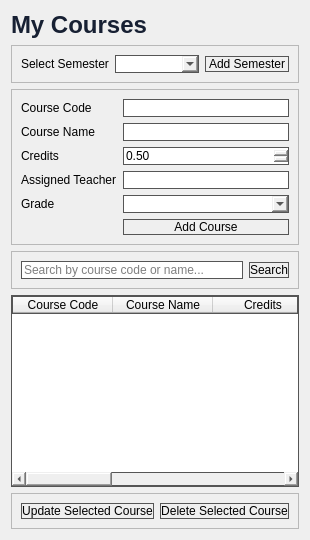
             <widget class="QWidget" name="coursesPage">
              <layout class="QVBoxLayout" name="verticalLayout_11">
               <item>
                <widget class="QLabel" name="coursesTitleLabel_2">
                 <property name="maximumSize">
                  <size>
                   <width>16777215</width>
                   <height>50</height>
                  </size>
                 </property>
                 <property name="styleSheet">
                  <string notr="true">QLabel {
    color: #172033;
    font-size: 24px;
    font-weight: bold;
    background-color: transparent;
    border: none;
}</string>
                 </property>
                 <property name="text">
                  <string>My Courses</string>
                 </property>
                </widget>
               </item>
               <item>
                <widget class="QFrame" name="semesterContainer">
                 <property name="maximumSize">
                  <size>
                   <width>16777215</width>
                   <height>50</height>
                  </size>
                 </property>
                 <property name="frameShape">
                  <enum>QFrame::Shape::StyledPanel</enum>
                 </property>
                 <property name="frameShadow">
                  <enum>QFrame::Shadow::Raised</enum>
                 </property>
                 <layout class="QHBoxLayout" name="horizontalLayout_5">
                  <item>
                   <widget class="QLabel" name="label">
                    <property name="maximumSize">
                     <size>
                      <width>92</width>
                      <height>16777215</height>
                     </size>
                    </property>
                    <property name="text">
                     <string>Select Semester</string>
                    </property>
                   </widget>
                  </item>
                  <item>
                   <widget class="QComboBox" name="semesterComboBox">
                    <property name="styleSheet">
                     <string notr="true">border-width: 1px;
    border-style: solid;
    border-color: #555555;</string>
                    </property>
                   </widget>
                  </item>
                  <item>
                   <widget class="QPushButton" name="addSemesterButton">
                    <property name="styleSheet">
                     <string notr="true">border-width: 1px;
    border-style: solid;
    border-color: #555555;</string>
                    </property>
                    <property name="text">
                     <string>Add Semester</string>
                    </property>
                   </widget>
                  </item>
                 </layout>
                </widget>
               </item>
               <item>
                <widget class="QFrame" name="courseFormContainer">
                 <property name="maximumSize">
                  <size>
                   <width>16777215</width>
                   <height>180</height>
                  </size>
                 </property>
                 <property name="frameShape">
                  <enum>QFrame::Shape::StyledPanel</enum>
                 </property>
                 <property name="frameShadow">
                  <enum>QFrame::Shadow::Raised</enum>
                 </property>
                 <layout class="QGridLayout" name="gridLayout">
                  <item row="6" column="1">
                   <widget class="QComboBox" name="gradeComboBox">
                    <property name="styleSheet">
                     <string notr="true">border-width: 1px;
    border-style: solid;
    border-color: #555555;</string>
                    </property>
                   </widget>
                  </item>
                  <item row="7" column="1">
                   <widget class="QPushButton" name="addCourseButton">
                    <property name="styleSheet">
                     <string notr="true">border-width: 1px;
    border-style: solid;
    border-color: #555555;</string>
                    </property>
                    <property name="text">
                     <string>Add Course</string>
                    </property>
                   </widget>
                  </item>
                  <item row="3" column="1">
                   <widget class="QLineEdit" name="courseNameInput">
                    <property name="styleSheet">
                     <string notr="true">border-width: 1px;
    border-style: solid;
    border-color: #555555;</string>
                    </property>
                   </widget>
                  </item>
                  <item row="2" column="1">
                   <widget class="QLineEdit" name="courseCodeInput">
                    <property name="styleSheet">
                     <string notr="true">border-width: 1px;
    border-style: solid;
    border-color: #555555;</string>
                    </property>
                   </widget>
                  </item>
                  <item row="2" column="0">
                   <widget class="QLabel" name="label_2">
                    <property name="text">
                     <string>Course Code</string>
                    </property>
                   </widget>
                  </item>
                  <item row="4" column="1">
                   <widget class="QDoubleSpinBox" name="courseCreditInput">
                    <property name="styleSheet">
                     <string notr="true">border-width: 1px;
    border-style: solid;
    border-color: #555555;</string>
                    </property>
                    <property name="minimum">
                     <double>0.500000000000000</double>
                    </property>
                    <property name="maximum">
                     <double>10.000000000000000</double>
                    </property>
                    <property name="singleStep">
                     <double>0.500000000000000</double>
                    </property>
                   </widget>
                  </item>
                  <item row="6" column="0">
                   <widget class="QLabel" name="gradeLabel">
                    <property name="text">
                     <string>Grade</string>
                    </property>
                   </widget>
                  </item>
                  <item row="5" column="1">
                   <widget class="QLineEdit" name="teacherNameInput">
                    <property name="styleSheet">
                     <string notr="true">border-width: 1px;
    border-style: solid;
    border-color: #555555;</string>
                    </property>
                   </widget>
                  </item>
                  <item row="3" column="0">
                   <widget class="QLabel" name="label_3">
                    <property name="text">
                     <string>Course Name</string>
                    </property>
                   </widget>
                  </item>
                  <item row="5" column="0">
                   <widget class="QLabel" name="label_5">
                    <property name="text">
                     <string>Assigned Teacher</string>
                    </property>
                   </widget>
                  </item>
                  <item row="4" column="0">
                   <widget class="QLabel" name="label_4">
                    <property name="text">
                     <string>Credits</string>
                    </property>
                   </widget>
                  </item>
                 </layout>
                </widget>
               </item>
               <item>
                <widget class="QFrame" name="frame_3">
                 <property name="frameShape">
                  <enum>QFrame::Shape::StyledPanel</enum>
                 </property>
                 <property name="frameShadow">
                  <enum>QFrame::Shadow::Raised</enum>
                 </property>
                 <layout class="QHBoxLayout" name="horizontalLayout_6">
                  <item>
                   <widget class="QLineEdit" name="searchCourseInput">
                    <property name="styleSheet">
                     <string notr="true">border-width: 1px;
    border-style: solid;
    border-color: #555555;</string>
                    </property>
                    <property name="placeholderText">
                     <string>Search by course code or name...</string>
                    </property>
                   </widget>
                  </item>
                  <item>
                   <widget class="QPushButton" name="searchCourseButton">
                    <property name="styleSheet">
                     <string notr="true">border-width: 1px;
    border-style: solid;
    border-color: #555555;</string>
                    </property>
                    <property name="text">
                     <string>Search</string>
                    </property>
                   </widget>
                  </item>
                 </layout>
                </widget>
               </item>
               <item>
                <widget class="QTableWidget" name="courseTable">
                 <property name="minimumSize">
                  <size>
                   <width>0</width>
                   <height>0</height>
                  </size>
                 </property>
                 <property name="maximumSize">
                  <size>
                   <width>16777215</width>
                   <height>16777215</height>
                  </size>
                 </property>
                 <property name="styleSheet">
                  <string notr="true">border-width: 1px;
    border-style: solid;
    border-color: #555555;</string>
                 </property>
                 <property name="columnCount">
                  <number>6</number>
                 </property>
                 <column>
                  <property name="text">
                   <string>Course Code</string>
                  </property>
                 </column>
                 <column>
                  <property name="text">
                   <string>Course Name</string>
                  </property>
                 </column>
                 <column>
                  <property name="text">
                   <string>Credits</string>
                  </property>
                 </column>
                 <column>
                  <property name="text">
                   <string>Assigned Teacher</string>
                  </property>
                 </column>
                 <column>
                  <property name="text">
                   <string>Grade</string>
                  </property>
                 </column>
                 <column>
                  <property name="text">
                   <string>Grade Point</string>
                  </property>
                 </column>
                </widget>
               </item>
               <item>
                <widget class="QFrame" name="frame_4">
                 <property name="frameShape">
                  <enum>QFrame::Shape::StyledPanel</enum>
                 </property>
                 <property name="frameShadow">
                  <enum>QFrame::Shadow::Raised</enum>
                 </property>
                 <layout class="QHBoxLayout" name="horizontalLayout_7">
                  <item>
                   <widget class="QPushButton" name="updateCourseButton">
                    <property name="styleSheet">
                     <string notr="true">border-width: 1px;
    border-style: solid;
    border-color: #555555;</string>
                    </property>
                    <property name="text">
                     <string>Update Selected Course</string>
                    </property>
                   </widget>
                  </item>
                  <item>
                   <widget class="QPushButton" name="deleteCourseButton">
                    <property name="styleSheet">
                     <string notr="true">border-width: 1px;
    border-style: solid;
    border-color: #555555;</string>
                    </property>
                    <property name="text">
                     <string>Delete Selected Course</string>
                    </property>
                   </widget>
                  </item>
                 </layout>
                </widget>
               </item>
              </layout>
             </widget>
